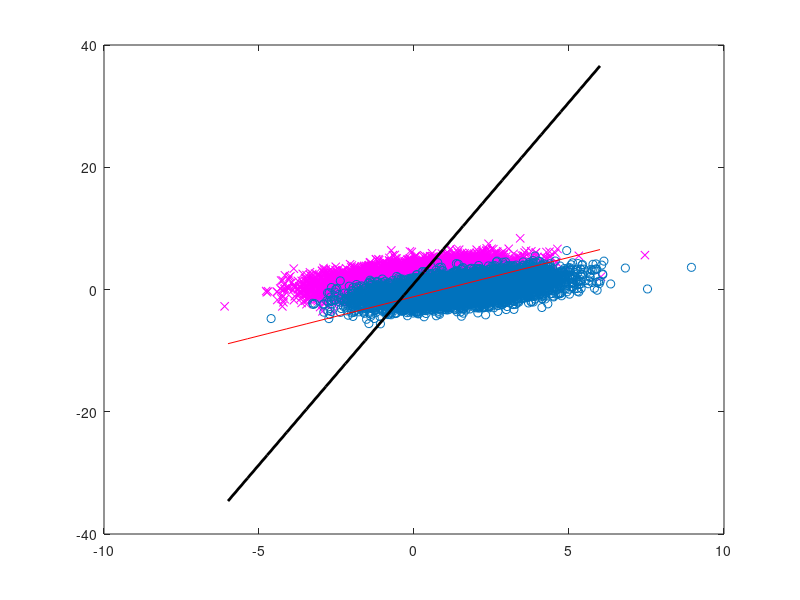

This figure's MATLAB source:
N = 10000;
X=randn(N,2);
var_x = var(X);
M = mean(X);
C = [2,1;1,2];
a = chol(C);
Xn =  X*a;
var_xn = var(Xn);
Mn = mean(Xn);
m1 = [0 2];
m2 = [1.5 0];
%X1 = X + kron(ones(N,1),m1);
%X2 = X + kron(ones(N,1),m2);
X1 = Xn + kron(ones(N,1),m1);
X2 = Xn + kron(ones(N,1),m2);
var_x1 = var(X1);
M1 = (mean(X1))';
var_x2 = var(X2);
M2 = (mean(X2))';
%plot(X(:,1),X(:,2),'c.',X1(:,1),X1(:,2),'mx',X2(:,1),X2(:,2),'o');
%plot(X1(:,1),X1(:,2),'mx',X2(:,1),X2(:,2),'o');

X11 = [X1 ones(N,1)];
%plot(X1(:,1),X1(:,2),'mx',X11(:,1),X11(:,2),'o');

ii = randperm(N);
Xtr = X1(ii(1:N/2),:);
ytr = X1(ii(1:N/2),:);
Xts = X1(ii(N/2+1:N),:);
yts = X1(ii(N/2+1:N),:);

%plot(X1(:,1),X1(:,2),'mx',Xtr(:,1),Xtr(:,2),'o',ytr(:,1),ytr(:,2),'d');
%plot(X1(:,1),X1(:,2),'mx',Xtr(:,1),Xtr(:,2),'o',Xts(:,1),Xts(:,2),'d');

%w = randn(3,1);

w = 2*inv(C)*(m2-m1)';

b = m1*inv(C)*m1' - m2*inv(C)*m2';

k = -b/(w(1)/w(2));

x=linspace(-6,6,20);
y = k*x - b;

%plot(X1(:,1),X1(:,2),'mx',X2(:,1),X2(:,2),'o', x, y, 'r', 'LineWidth', 2);
%axis([-5 5 -5 5]); grid on;

wd = randn(3,1);

XS1 = [X1 ones(N,1)];
XS2 = [X2 ones(N,1)];

NN = N;

ii = randperm(NN);

Xtrn1 = XS1(ii(1:NN/4),:);
Xtrn2 = XS2(ii(NN/4+1:NN/2),:);

%ytrn1 = ones(N/2,1);

Xtst1 = XS1(ii(NN/2+1:NN*3/4),:);
Xtst2 = XS2(ii(NN*3/4+1:NN),:);

wd = randn(3,1);


eta = 0.00001;
for j = 1 : N/4
    if (Xtrn1(j,:)*wd <0)
        wd = wd + eta*Xtrn1(j,:)';
    end
end

for j = 1 : N/4
    if (Xtrn2(j,:)*wd >0)
        wd = wd + eta*Xtrn2(j,:)';
    end
end

wp = 0;

for j = 1 : N
    if (XS1(j,:)*wd <0)
        wp = wp + 1;
    end
end

for j = 1 : N
    if (XS2(j,:)*wd >0)
        wp = wp + 1;
    end
end

xs=linspace(-6,6,20);
ys = (wd(1)/wd(2))*xs - wd(3);

PercentageError = 100*(wp/N);

disp(PercentageError)

%plot(xs, ys, 'k', 'LineWidth', 2);

plot(X1(:,1),X1(:,2),'mx',X2(:,1),X2(:,2),'o', x, y, 'r', xs, ys, 'k', 'LineWidth', 2);

%j = ceil(rand*N/4);
%for iter = 1 : N/4
    %j(iter) = ceil(rand*N/4);
    %disp(j)
%end

%io = linspace(0,250,250);

%plot(io,j);